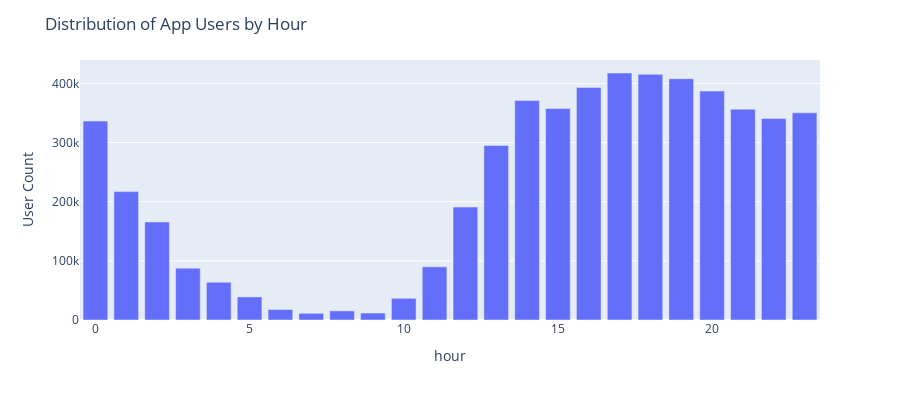

Notebook code cell kept with this figure:
### Markdown cell above
## Time of day Distribution

### Code cell
hour_count = df.groupby(['hour'])['installation_id'].count().reset_index()
#hour_count.hour = hour_count.hour + 6
total = len(df)
hour_count['percent'] = round((hour_count['installation_id']/total)*100,2)

fig = px.bar(hour_count, x='hour', y='installation_id',
             hover_data=['hour','percent'],
             labels={'installation_id':'User Count'}, height=400)

#fig.update_traces(marker=dict(colors=colors, line=dict(color='#000000', width=2)))

fig.update_layout(title='Distribution of App Users by Hour')
fig.show()

### Figure 1 — Plotly figure (JSON) as saved in the notebook; plotly's stock layout.template omitted (floating-point values rounded to 4 significant figures)
{"data": [{"alignmentgroup": "True", "customdata": [[0, 6.26], [1, 4.04], [2, 3.08], [3, 1.63], [4, 1.19], [5, 0.73], [6, 0.33], [7, 0.21], [8, 0.29], [9, 0.22], [10, 0.68], [11, 1.67], [12, 3.55], [13, 5.49], [14, 6.9], [15, 6.65], [16, 7.31], [17, 7.77], [18, 7.73], [19, 7.59], [20, 7.2], [21, 6.63], [22, 6.34], [23, 6.52]], "hoverlabel": {"namelength": 0}, "hovertemplate": "hour=%{customdata[0]}<br>User Count=%{y}<br>percent=%{customdata[1]}", "legendgroup": "", "marker": {"color": "#636efa"}, "name": "", "offsetgroup": "", "orientation": "v", "showlegend": false, "textposition": "auto", "type": "bar", "x": [0, 1, 2, 3, 4, 5, 6, 7, 8, 9, 10, 11, 12, 13, 14, 15, 16, 17, 18, 19, 20, 21, 22, 23], "xaxis": "x", "y": [336348, 217081, 165752, 87709, 63843, 39028, 17648, 11304, 15425, 11728, 36684, 89849, 190937, 295172, 370972, 357528, 393024, 417628, 415475, 407981, 387051, 356519, 340570, 350285], "yaxis": "y"}], "layout": {"barmode": "relative", "height": 400, "legend": {"tracegroupgap": 0}, "margin": {"t": 60}, "title": {"text": "Distribution of App Users by Hour"}, "xaxis": {"anchor": "y", "domain": [0, 1], "title": {"text": "hour"}}, "yaxis": {"anchor": "x", "domain": [0, 1], "title": {"text": "User Count"}}}}
